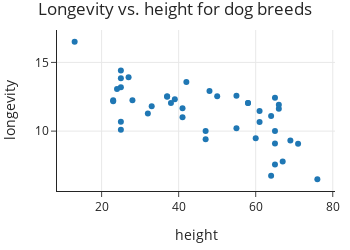

Notebook code for this chart:
### Code cell
margin(fig, t=30)
fig.show()

### Figure 1 — Plotly figure (JSON) as saved in the notebook; plotly's stock layout.template omitted (floating-point values rounded to 4 significant figures)
{"data": [{"hovertemplate": "height=%{x}<br>longevity=%{y}<extra></extra>", "legendgroup": "", "marker": {"color": "#1F77B4", "symbol": "circle"}, "mode": "markers", "name": "", "orientation": "v", "showlegend": false, "type": "scatter", "x": [48, 25, 41, 37, 37, 55, 27, 33, 13, 50, 61, 65, 25, 58, 23, 25, 66, 58, 60, 39, 64, 41, 24, 25, 32, 42, 38, 28, 47, 23, 65, 25, 47, 66, 69, 65, 71, 55, 61, 64, 65, 76, 67], "xaxis": "x", "y": [12.92, 13.84, 11.66, 12.5, 12.53, 12.58, 13.92, 11.81, 16.5, 12.54, 11.46, 12.42, 14.42, 12.04, 12.25, 13.2, 11.63, 12.04, 9.48, 12.31, 11.1, 11, 13.07, 10.1, 11.29, 13.58, 12.05, 12.25, 10, 12.17, 10, 10.69, 9.4, 11.92, 9.32, 9.1, 9.08, 10.21, 10.67, 6.75, 7.57, 6.5, 7.78], "yaxis": "y"}], "layout": {"height": 250, "legend": {"tracegroupgap": 0}, "margin": {"t": 30}, "title": {"text": "Longevity vs. height for dog breeds"}, "width": 350, "xaxis": {"anchor": "y", "autorange": true, "domain": [0, 1], "range": [8.418, 80.58], "title": {"text": "height"}, "type": "linear"}, "yaxis": {"anchor": "x", "autorange": true, "domain": [0, 1], "range": [5.641, 17.36], "title": {"text": "longevity"}, "type": "linear"}}}
